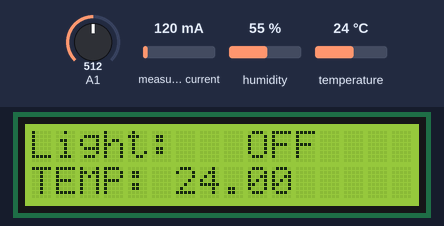
A sketch run on a simulated Arduino Uno, built with avr-gcc and run on an emulated ATmega328P. On the bench: 16×2 character LCD. The inputs (shaded band) are chosen by the test bench; at power-on: measured current 120 mA, temperature 24 °C, A1 = 512, humidity 55 %. What the sketch prints to the serial monitor is not drawn.

Above: at 3.6 s.
3.7 s: measured current set to 1960 mA
At 10.3 s:
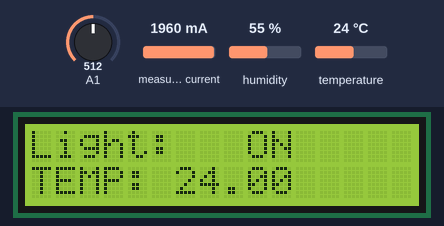
10.7 s: temperature set to 12 °C
At 13.4 s:
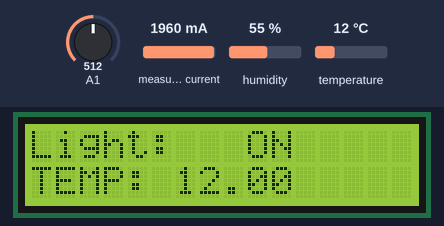
15.3 s: measured current set to 40 mA
At 19.6 s:
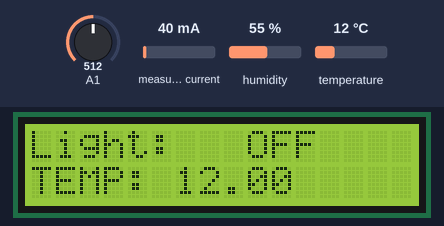
19.9 s: temperature set to 19 °C
At 22.7 s:
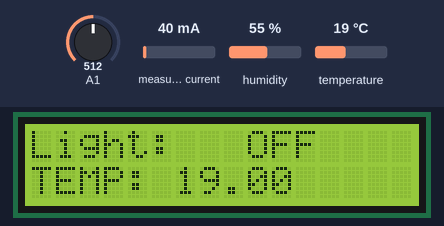
24.5 s: temperature set to 28 °C
At 25.9 s:
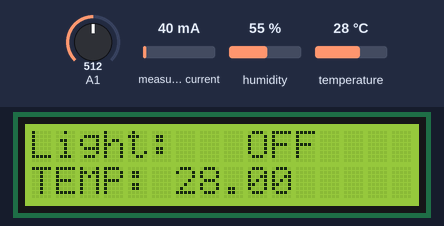
Timing chart, 0 to 27.5 s (numbered marks = the images above; inputs shaded):
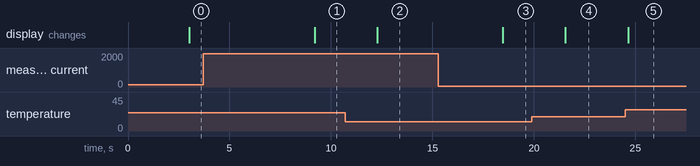

The sketch:

LCD_Control_Unit.ino
```cpp
#include <EmonLib.h>
EnergyMonitor emon1;

#include "DHT.h"

#define DHTPIN 8     // what pin we're connected to
#define DHTTYPE DHT11   // DHT 11
/*
  The circuit:
   LCD RS pin to digital pin 12
   LCD Enable pin to digital pin 11
   LCD D4 pin to digital pin 5
   LCD D5 pin to digital pin 4
   LCD D6 pin to digital pin 3
   LCD D7 pin to digital pin 2
   LCD R/W pin to ground
   10K potentiometer:
   ends to +5V and ground
   wiper to LCD VO pin (pin 3)
   10K poterntiometer on pin A0

  created 21 Mar 2011
  by Tom Igoe
  modified 11 Nov 2013
  by Scott Fitzgerald
  modified 7 Nov 2016
  by Arturo Guadalupi

*/

// include the library code:
#include <LiquidCrystal.h>


// initialize the library by associating any needed LCD interface pin
// with the arduino pin number it is connected to
const int rs = 12, en = 11, d4 = 5, d5 = 4, d6 = 3, d7 = 2;
LiquidCrystal lcd(rs, en, d4, d5, d6, d7);

//Variables that keep track of the received (stateLights) and send data (instructions).


//Buttons attached to the following pins.
int ctImput = 7;
DHT dht(DHTPIN, DHTTYPE, 6);

long takeMesurment = millis();
int interval = 3000;

float temp;
double Irms;


void setup()
{
  // initialize both serial ports:
  Serial.begin(9600);
  emon1.current(1, 111.1);
  dht.begin();
  //Initialize the buttonPins as outputs.Size of the array is 6.

  pinMode(ctImput, INPUT);


  // initialize LCD and set up the number of columns and rows:
  lcd.begin(16, 2);


  // set the cursor to the top left
  lcd.setCursor(0, 0);

  // Print a message to the lcd.
  lcd.print("Light:");
  // lcd.setCursor(9, 0);
  // lcd.print(" FAN:");
  lcd.setCursor(0, 1);
  lcd.print("TEMP:");

}//End of Setup.

// Process the Temperature.
void processTemp(int Tvar)
{
  lcd.setCursor(7, 1);
  lcd.write(byte(Tvar));
  lcd.setCursor(9, 1);
  lcd.print("C");
}


void loop() {


  //take temp measurements
  if ((millis() - takeMesurment ) >= interval)
  {

    // Reading temperature or humidity takes about 250 milliseconds!
    // Sensor readings may also be up to 2 seconds 'old' (its a very slow sensor)

    // Read temperature as Celsius
    temp = dht.readTemperature();

    // Check if any reads failed and exit early (to try again).
    if ( isnan(temp)) {
      Serial.println("Failed to read from DHT sensor!");
      return;
    }
    processTemp(temp);
    //*******************////////////////////////
     lcd.setCursor(6, 1);
    lcd.print(temp);
    lcd.setCursor(9, 0);
    if ((Irms*230.0) > 400.1 && (Irms*230.0) < 2100.1) {
      lcd.print("ON ");
    } else {
      lcd.print("OFF");
    }
    //Take curren/Voltage measurement
    double reading = analogRead(A1);
    Irms = emon1.calcIrms(reading);
    Serial.print("Pin reading: ");
    Serial.println(reading);
    Serial.println(" ");
    Serial.print("Library values: ");
    Serial.println(Irms * 230.0);         // Apparent power

    //Serial.println(Irms);

    takeMesurment = millis();
  }


    /*
      ///This is from the original code.
        int sensorReading = analogRead(A0);
        // map the result to 200 - 1000:
        int delayTime = map(sensorReading, 0, 1023, 200, 1000);
        // set the cursor to the bottom row, 5th position:
        lcd.setCursor(4, 1);
        // draw the little man, arms down:
        lcd.write(3);
        delay(delayTime);
        lcd.setCursor(4, 1);
        // draw him arms up:
        lcd.write(4);
        delay(delayTime);
    */


}
```

Measured:
- after the input at 3.7 s, the display: changes after 5.5 s (image 1)
- after the input at 10.7 s, the display: changes after 1.6 s (image 2)
- after the input at 15.3 s, the display: changes after 3.2 s (image 3)
- after the input at 19.9 s, the display: changes after 1.7 s (image 4)
- after the input at 24.5 s, the display: changes after 0.14 s (image 5)
